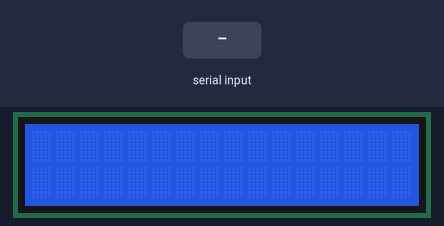
The sketch below on a simulated Arduino Uno, built with avr-gcc and run on an emulated ATmega328P. Parts: 16×2 character LCD. Inputs (shaded band) come from the test bench. What the sketch prints to the serial monitor is not drawn.

Above: at 1.2 s.
1.3 s: "1" received over Serial
At 2.9 s:
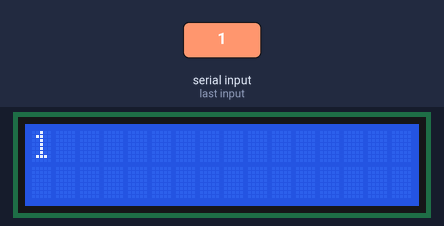
3.8 s: "0" received over Serial
At 6.0 s:
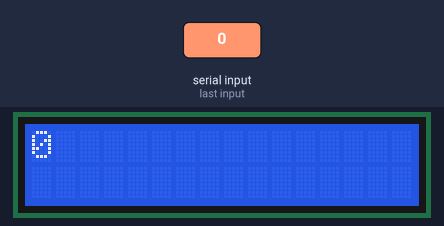
6.3 s: "2" received over Serial
At 7.8 s:
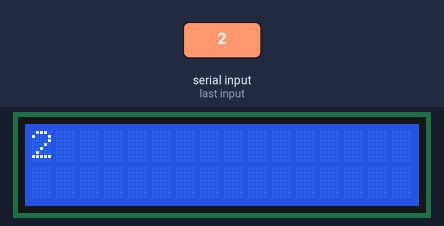
Timing chart, 0 to 9.3 s (numbered marks = the images above; inputs shaded):
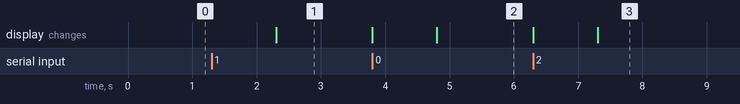

Measured:
- after the input at 1.3 s, the display: changes after 1.0 s (image 1)
- after the input at 3.8 s, the display: first changes at once (image 2 shows a later state)
- after the input at 6.3 s, the display: first changes at once (image 3 shows a later state)

The sketch:

lcd.ino
```cpp
#include <LiquidCrystal.h>
LiquidCrystal lcd(8, 9, 10, 11, 12, 13);
void setup() {
  lcd.begin(16, 2);
  lcd.setCursor(0, 0);
  lcd.print("");
  Serial.begin(9600);
}

void loop() {
  String text;

  if (Serial.available())
  {
    lcd.clear();
    text = Serial.readString();
    lcd.print(text);
    Serial.println(text);
}
  else if (text == "")
  {
  lcd.print(text);

  }

}
```
